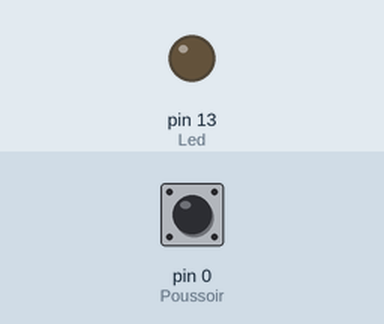
The sketch below on a simulated Arduino Uno, built with avr-gcc and run on an emulated ATmega328P. On the bench: output pins drawn as LEDs (lit = HIGH). The test bench sets the inputs (shaded band); at power-on: pin 0 (Poussoir) HIGH.

Above: at 1.2 s.
1.3 s: pin 0 (Poussoir) pulled LOW for 0.15 s
At 1.38 s:
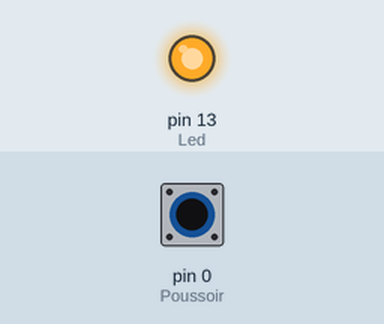
2.9 s: pin 0 (Poussoir) pulled LOW for 3.2 s
At 7.6 s:
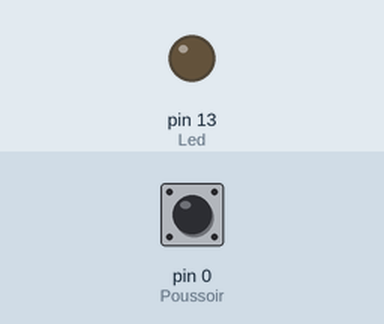
Timing chart, 0 to 9.1 s (numbered marks = the images above; inputs shaded):
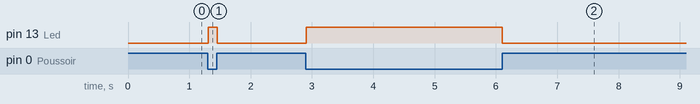

The sketch:

TD4_2.ino
```cpp
void setup() {
  pinMode (0, INPUT_PULLUP) ;  // Poussoir
  pinMode (13, OUTPUT) ;       // Led
}

void loop() {
  static uint8_t filtre = 0 ; // filtrage avec 8 bits.
  filtre = (filtre << 1) | digitalRead (0) ;
  if (filtre == 0) {
    digitalWrite (13, HIGH) ;
  }else if (filtre == 0xFF) {
    digitalWrite (13, LOW) ;
  }
  delay (1) ; // ms
}
```

Measured:
- after the input at 1.3 s, pin 13 (Led): LOW → HIGH at once, → LOW 0.15 s later
- after the input at 2.9 s, pin 13 (Led): LOW → HIGH at once, → LOW 3.2 s later
